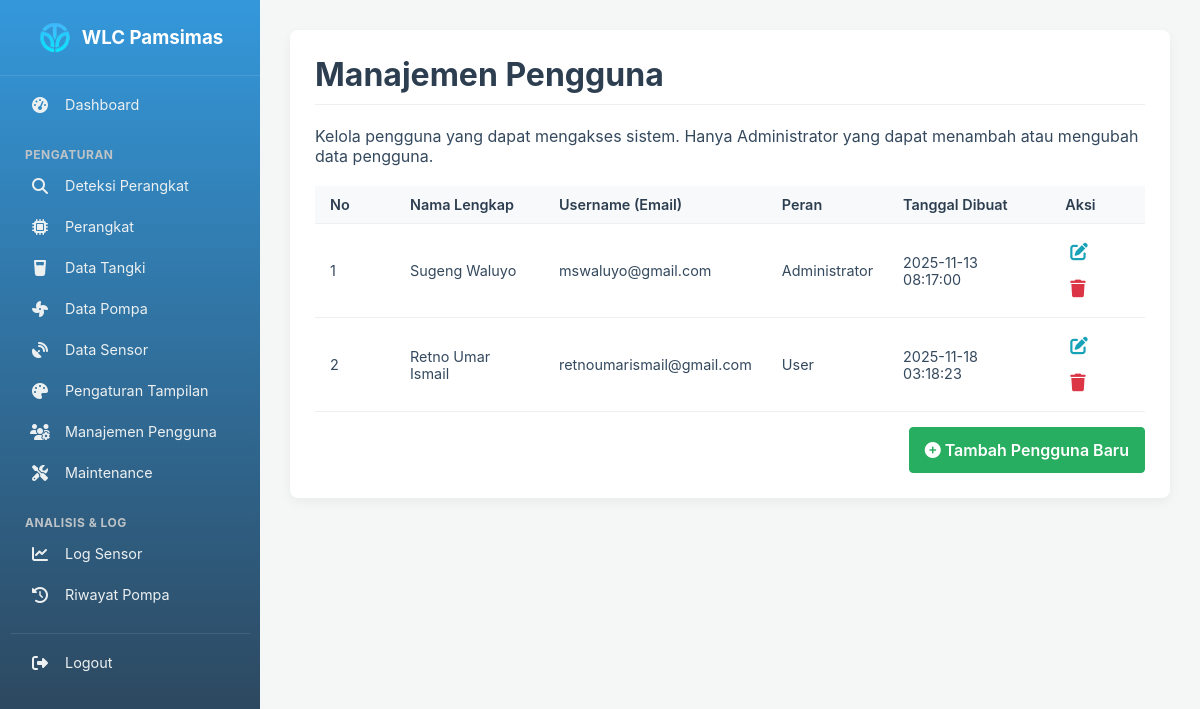
Page /public/users (signed in) on the committed database.
### tables this page shows
CREATE TABLE `users` (
  `id` int(11) NOT NULL,
  `username` varchar(50) NOT NULL,
  `password` varchar(255) NOT NULL,
  `role` enum('Administrator','User') NOT NULL DEFAULT 'User',
  `full_name` varchar(100) DEFAULT NULL,
  `created_at` timestamp NOT NULL DEFAULT current_timestamp()
);

### app/Controllers/UserController.php (called while the page is built, shortened)
<?php
class UserController {
    public function index() {
        $users = User::getAll();
        $data = [
            'title' => 'Manajemen Pengguna',
            'users' => $users
        ];
        view('users/index', $data);
    }
}

### public/index.php (called while the page is built, shortened)
<?php
require_once ROOT_PATH . '/core/helpers.php';
$router = new Router();
$requestUri = parse_url($_SERVER['REQUEST_URI'], PHP_URL_PATH);
$method = $_SERVER['REQUEST_METHOD'];
$scriptName = dirname($_SERVER['SCRIPT_NAME']);
$scriptName = str_replace('\\', '/', $scriptName);
if (strpos($requestUri, $scriptName) === 0 && $scriptName !== '/') {
    $requestUri = substr($requestUri, strlen($scriptName));
}
$cleanUri = $requestUri ?: '/';
$router->dispatch($cleanUri, $method);

### app/Models/User.php (called while the page is built, shortened)
<?php
class User {
    public static function getAll(): array {
        $pdo = \Database::getInstance()->getConnection();
        $sql = "SELECT id, username, full_name, role, created_at FROM users ORDER BY id ASC";
        $stmt = $pdo->query($sql);
        return $stmt->fetchAll();
    }
}

### app/Views/users/index.php (the view, shortened to what this page needs)
<div class="card">
    <h1><?php echo $title ?? 'Manajemen Pengguna'; ?></h1>
    <p>Kelola pengguna yang dapat mengakses sistem. Hanya Administrator yang dapat menambah atau mengubah data pengguna.</p>
    <div>
        <table class="data-table">
            <thead>
                <tr>
                    <th class="col-number">No</th>
                    <th>Nama Lengkap</th>
                    <th>Username (Email)</th>
                    <th>Peran</th>
                    <th>Tanggal Dibuat</th>
                    <th>Aksi</th>
                </tr>
            </thead>
            <tbody>
                <?php $no = 1; ?>
                <?php if (!empty($users)): ?>
                    <?php foreach ($users as $user): ?>
                        <tr>
                            <td class="col-number"><?= $no++ ?></td>
                            <td><?php echo htmlspecialchars($user['full_name']); ?></td>
                            <td><?php echo htmlspecialchars($user['username']); ?></td>
                            <td><?php echo htmlspecialchars($user['role']); ?></td>
                            <td><?php echo htmlspecialchars($user['created_at']); ?></td>
                            <td class="action-buttons">
                                <a href="<?= base_url('/users/edit/' . $user['id']) ?>" class="btn btn-sm btn-info" title="Edit"><i class="fas fa-edit"></i></a>
                                <button type="submit" form="delete-form-<?php echo $user['id']; ?>" class="btn btn-sm btn-danger" title="Hapus"><i class="fas fa-trash"></i></button>
                            </td>
                        </tr>
                    <?php endforeach; ?>
                <?php else: ?>
                    <tr>
                        <td colspan="6" style="text-align: center;">Tidak ada pengguna yang terdaftar.</td>
                    </tr>
                <?php endif; ?>
            </tbody>
        </table>
    </div>
    <div class="table-footer-actions">
        <a href="<?= base_url('/users/create') ?>" class="btn btn-success">
            <i class="fas fa-plus-circle"></i> Tambah Pengguna Baru
        </a>
    </div>
</div>

### public/css/style.css (style rules this page uses)
:root { --primary-color: #3498db; --secondary-color: #2c3e50; --success-color: #27ae60; --light-gray: #ecf0f1; --medium-gray: #bdc3c7; --dark-gray: #7f8c8d; --background-color: #f4f7f6; --card-background: #ffffff; --text-color: #34495e; }
body { font-family: -apple-system, BlinkMacSystemFont, "Segoe UI", Roboto, "Helvetica Neue", Arial, sans-serif; margin: 0; background-color: var(--background-color); color: var(--text-color); }
input, button, select, textarea { font-family: inherit; }
.card { background-color: var(--card-background); border-radius: 8px; padding: 25px; box-shadow: 0 4px 12px rgba(0,0,0,0.05); }
h1, h2 { color: var(--secondary-color); border-bottom: 1px solid var(--light-gray); padding-bottom: 10px; margin-top: 0; }
table { width: 100%; border-collapse: collapse; }
th, td { padding: 12px 15px; text-align: left; border-bottom: 1px solid var(--light-gray); }
thead th { background-color: #f8f9fa; font-weight: 600; }
.data-table { width: 100%; border-collapse: collapse; margin-top: 20px; font-size: 0.9rem; }
.data-table th, .data-table td { padding: 12px 15px; text-align: left; border-bottom: 1px solid var(--light-gray); vertical-align: middle; padding: 10px 15px; }
.data-table thead th { background-color: #f8f9fa; font-weight: 600; color: var(--secondary-color); }
.btn { display: inline-block; font-weight: 600; color: #212529; text-align: center; vertical-align: middle; cursor: pointer; user-select: none; background-color: transparent; border: 1px solid transparent; padding: 10px 15px; font-size: 1rem; line-height: 1.5; border-radius: 4px; text-decoration: none; transition: color .15s ease-in-out,background-color .15s ease-in-out,border-color .15s ease-in-out,box-shadow .15s ease-in-out; }
.btn-success { color: #fff; background-color: var(--success-color); border-color: var(--success-color); }
.action-buttons .btn { margin-right: 5px; background: transparent !important; border: none; box-shadow: none; padding: 5px; font-size: 1.1rem; }
.action-buttons .btn-info { color: #17a2b8; background-color: transparent; border-color: transparent; }
.action-buttons .btn-danger { color: #dc3545; background-color: transparent; border-color: transparent; }
.btn-sm { padding: 5px 10px; font-size: 0.875rem; line-height: 1.5; border-radius: 3px; }
.btn-info { color: #fff; background-color: #17a2b8; border-color: #17a2b8; }
.btn-danger { color: #fff; background-color: #dc3545; border-color: #dc3545; }
.table-footer-actions { display: flex; justify-content: flex-end; width: 100%; margin-top: 15px; }
.col-number { width: 50px; text-align: center; }

### rows in the picture
users: full_name "Sugeng Waluyo", username "mswaluyo@gmail.com", role "Administrator", created_at "2025-11-13 08:17:00"
users: full_name "Retno Umar Ismail", username "retnoumarismail@gmail.com", role "User", created_at "2025-11-18 03:18:23"

### other values in the picture
$title "Manajemen Pengguna"
